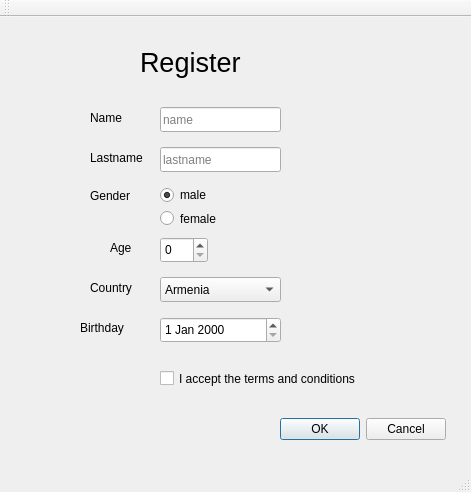
<?xml version="1.0" encoding="UTF-8"?>
<ui version="4.0">
 <class>MainWindow</class>
 <widget class="QMainWindow" name="MainWindow">
  <property name="geometry">
   <rect>
    <x>0</x>
    <y>0</y>
    <width>471</width>
    <height>492</height>
   </rect>
  </property>
  <property name="windowTitle">
   <string>MainWindow</string>
  </property>
  <widget class="QWidget" name="centralWidget">
   <widget class="QLineEdit" name="name">
    <property name="geometry">
     <rect>
      <x>160</x>
      <y>90</y>
      <width>121</width>
      <height>25</height>
     </rect>
    </property>
    <property name="placeholderText">
     <string>name</string>
    </property>
   </widget>
   <widget class="QLabel" name="label">
    <property name="geometry">
     <rect>
      <x>140</x>
      <y>30</y>
      <width>121</width>
      <height>31</height>
     </rect>
    </property>
    <property name="font">
     <font>
      <pointsize>20</pointsize>
      <strikeout>false</strikeout>
     </font>
    </property>
    <property name="text">
     <string>Register</string>
    </property>
   </widget>
   <widget class="QLabel" name="label_2">
    <property name="geometry">
     <rect>
      <x>90</x>
      <y>90</y>
      <width>61</width>
      <height>21</height>
     </rect>
    </property>
    <property name="text">
     <string>Name</string>
    </property>
   </widget>
   <widget class="QLabel" name="label_3">
    <property name="geometry">
     <rect>
      <x>90</x>
      <y>130</y>
      <width>67</width>
      <height>21</height>
     </rect>
    </property>
    <property name="text">
     <string>Lastname</string>
    </property>
   </widget>
   <widget class="QLineEdit" name="lastname">
    <property name="geometry">
     <rect>
      <x>160</x>
      <y>130</y>
      <width>121</width>
      <height>25</height>
     </rect>
    </property>
    <property name="placeholderText">
     <string>lastname</string>
    </property>
   </widget>
   <widget class="QRadioButton" name="radioButton">
    <property name="geometry">
     <rect>
      <x>160</x>
      <y>170</y>
      <width>81</width>
      <height>16</height>
     </rect>
    </property>
    <property name="text">
     <string>male</string>
    </property>
    <property name="checked">
     <bool>true</bool>
    </property>
   </widget>
   <widget class="QLabel" name="label_4">
    <property name="geometry">
     <rect>
      <x>90</x>
      <y>170</y>
      <width>67</width>
      <height>17</height>
     </rect>
    </property>
    <property name="text">
     <string>Gender</string>
    </property>
   </widget>
   <widget class="QRadioButton" name="radioButton_2">
    <property name="geometry">
     <rect>
      <x>160</x>
      <y>190</y>
      <width>112</width>
      <height>23</height>
     </rect>
    </property>
    <property name="text">
     <string>female</string>
    </property>
   </widget>
   <widget class="QSpinBox" name="age">
    <property name="geometry">
     <rect>
      <x>160</x>
      <y>220</y>
      <width>48</width>
      <height>26</height>
     </rect>
    </property>
   </widget>
   <widget class="QLabel" name="label_5">
    <property name="geometry">
     <rect>
      <x>110</x>
      <y>220</y>
      <width>31</width>
      <height>21</height>
     </rect>
    </property>
    <property name="text">
     <string>Age</string>
    </property>
   </widget>
   <widget class="QComboBox" name="country">
    <property name="geometry">
     <rect>
      <x>160</x>
      <y>260</y>
      <width>121</width>
      <height>25</height>
     </rect>
    </property>
    <item>
     <property name="text">
      <string>Armenia</string>
     </property>
    </item>
    <item>
     <property name="text">
      <string>Georgia</string>
     </property>
    </item>
    <item>
     <property name="text">
      <string>Russian Federation</string>
     </property>
    </item>
    <item>
     <property name="text">
      <string>USA</string>
     </property>
    </item>
   </widget>
   <widget class="QLabel" name="label_6">
    <property name="geometry">
     <rect>
      <x>90</x>
      <y>260</y>
      <width>67</width>
      <height>21</height>
     </rect>
    </property>
    <property name="text">
     <string>Country</string>
    </property>
   </widget>
   <widget class="QDialogButtonBox" name="buttonBox">
    <property name="geometry">
     <rect>
      <x>280</x>
      <y>400</y>
      <width>166</width>
      <height>25</height>
     </rect>
    </property>
    <property name="standardButtons">
     <set>QDialogButtonBox::Cancel|QDialogButtonBox::Ok</set>
    </property>
   </widget>
   <widget class="QDateEdit" name="birthday">
    <property name="geometry">
     <rect>
      <x>160</x>
      <y>300</y>
      <width>121</width>
      <height>26</height>
     </rect>
    </property>
   </widget>
   <widget class="QLabel" name="label_7">
    <property name="geometry">
     <rect>
      <x>80</x>
      <y>300</y>
      <width>67</width>
      <height>21</height>
     </rect>
    </property>
    <property name="text">
     <string>Birthday</string>
    </property>
   </widget>
   <widget class="QCheckBox" name="checkBox">
    <property name="geometry">
     <rect>
      <x>160</x>
      <y>350</y>
      <width>251</width>
      <height>23</height>
     </rect>
    </property>
    <property name="text">
     <string>I accept the terms and conditions</string>
    </property>
   </widget>
  </widget>
  <widget class="QMenuBar" name="menuBar">
   <property name="geometry">
    <rect>
     <x>0</x>
     <y>0</y>
     <width>471</width>
     <height>26</height>
    </rect>
   </property>
  </widget>
  <widget class="QToolBar" name="mainToolBar">
   <attribute name="toolBarArea">
    <enum>TopToolBarArea</enum>
   </attribute>
   <attribute name="toolBarBreak">
    <bool>false</bool>
   </attribute>
  </widget>
  <widget class="QStatusBar" name="statusBar"/>
 </widget>
 <layoutdefault spacing="6" margin="11"/>
 <resources/>
 <connections/>
</ui>
